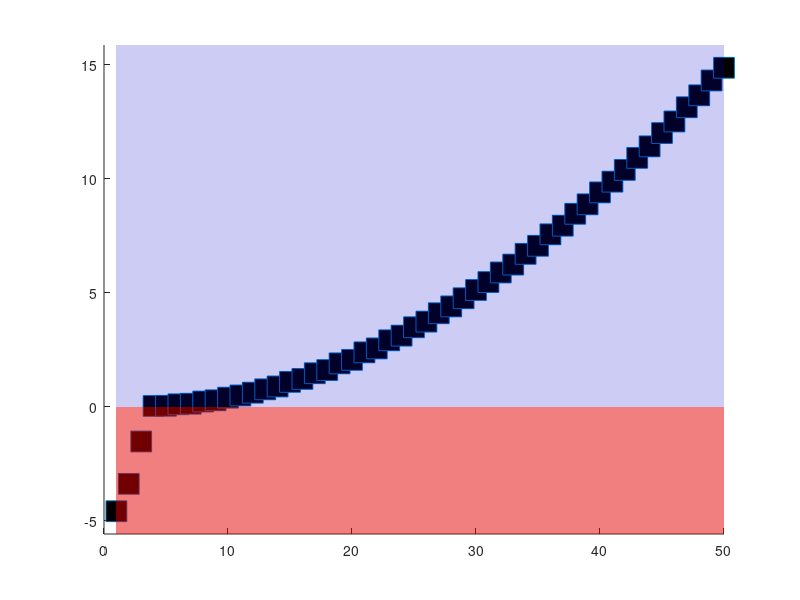

Reproduce this figure in MATLAB. (Note: this script raises an error after producing the figure.)
clear; clc; close all;

%% ===== 参数设置 =====
L = 20;              % 空间范围 [-L, L]
N = 1200;            % 网格数（越大越接近连续谱）
x = linspace(-L, L, N)';
dx = x(2) - x(1);

V0 = 5;              % 势阱深度
a = 2;               % 势阱半宽

%% ===== 构造势能 =====
V = zeros(N,1);
V(abs(x) < a) = -V0;

%% ===== 构造哈密顿量 =====
e = ones(N,1);

% 二阶导数（有限差分）
T = (-2*diag(e) + diag(e(1:end-1),1) + diag(e(1:end-1),-1)) / dx^2;

% 哈密顿量 H = -d^2/dx^2 + V
H = -T + diag(V);

%% ===== 求本征值和本征函数 =====
[psi, E] = eig(H);
E = diag(E);

% 排序
[E, idx] = sort(E);
psi = psi(:, idx);

%% ===== 图1：能谱 =====
figure;
hold on;

% ===== 能谱绘制 =====
plot(E(1:50), 's', 'MarkerSize', 15, 'MarkerFaceColor','k');

% ===== 设置纵轴范围 =====
ylim([min(E(1:50))-1, max(E(1:50))+1]);
y_limits = ylim;  % 现在就正确了

% ===== 背景颜色 =====
% E < 0 背景灰色
patch([1 50 50 1], [y_limits(1) y_limits(1) 0 0], ...
      [0.9 0 0], 'EdgeColor','none', 'FaceAlpha',0.5);

% E > 0 背景淡蓝
patch([1 50 50 1], [0 0 y_limits(2) y_limits(2)], ...
      [0 0 0.8], 'EdgeColor','none', 'FaceAlpha',0.2);

% ===== E=0 虚线 =====
yline(0, 'r--', 'LineWidth', 1.5);

% ===== 坐标设置 =====
xlabel('State index');
ylabel('Energy E');
title('Spectrum: Discrete (E<0) vs Quasi-continuum (E>0)');
grid on;

set(gca,'FontName','times new roman','Fontsize',25,'XColor','k','YColor','k','LineWidth',1.3);

% 确保 patch 在最底层
uistack(findobj(gca,'Type','patch'),'bottom');
%% ===== 找到几个典型态 =====
% 选几个 E<0（束缚态）
bound_idx = find(E < 0);

% 选几个 E>0（连续谱中的态）
cont_idx = find(E > 0);

%% ===== 图2：束缚态波函数 =====
figure;
hold on;

% ===== 波函数 =====
for i = 1:min(3, length(bound_idx))
    n = bound_idx(i);
    plot(x, psi(:,n)/max(abs(psi(:,n))) + i, 'LineWidth', 1.5);
end

% ===== 势阱边界 =====
xline(-a, '--k', 'LineWidth', 1.5);
xline(a, '--k', 'LineWidth', 1.5);

% ===== 坐标设置 =====
xlabel('x');
ylabel('Wavefunction (offset)');
title('Bound States (E < 0): Localized');
grid on;

set(gca,'FontName','times new roman','Fontsize',25,...
    'XColor','k','YColor','k','LineWidth',1.3);
%% ===== 图3：连续谱态波函数 =====
figure;
hold on;
for i = 1:3
    n = cont_idx(i*10);  % 隔开选几个
    E(n)
    plot(x, psi(:,n)/max(abs(psi(:,n)))/2 + i, 'LineWidth', 1.5);
end
xlabel('x');
ylabel('Wavefunction (offset)');
title('Scattering States (E > 0): Extended');
grid on;
% ===== 势阱边界 =====
xline(-a, '--k', 'LineWidth', 1.5);
xline(a, '--k', 'LineWidth', 1.5);

set(gca,'FontName','times new roman','Fontsize',25,...
    'XColor','k','YColor','k','LineWidth',1.3);

%% 态密度
figure;
hold on;

% bound states
histogram(E(E<0), 20, 'FaceColor','r', 'EdgeColor','none');

% continuum
histogram(E(E>0), 100, 'FaceColor','k', 'EdgeColor','none');

xline(0,'--r','LineWidth',1.5);

legend('Bound states','Continuum');

xlabel('Energy E');
ylabel('DOS');
xlim([-5,10])

%%
figure;
hold on;

% 只画前50个态
num_states = 50;

% ===== 背景颜色 =====
E_min = min(E(1:num_states)) - 1;
E_max = max(E(1:num_states)) + 1;

% E < 0 背景灰色
patch([0 num_states num_states 0], [E_min E_min 0 0], [0.9 0.9 0.9], ...
      'EdgeColor','none', 'FaceAlpha',0.3);

% E > 0 背景淡蓝
patch([0 num_states num_states 0], [0 0 E_max E_max], [0.8 0.9 1], ...
      'EdgeColor','none', 'FaceAlpha',0.2);

% ===== 横线绘制 =====
for i = 1:num_states
    y = E(i);
    plot([0 1], [y y], 'r', 'LineWidth', 3);  % 每个态一条横线
end

% ===== E=0 虚线 =====
yline(0, 'r--', 'LineWidth', 2);

% ===== 坐标设置 =====
ylabel('Energy E');
%xlabel('State index (arbitrary)');
%title('Spectrum: Discrete (E<0) vs Quasi-continuum (E>0)');
grid on;

xlim([0 1]);  % 横坐标不重要
ylim([E_min E_max]);

set(gca,'FontName','times new roman','Fontsize',25,'XColor','k','YColor','k','LineWidth',1.3);

% 背景在最底层
uistack(findobj(gca,'Type','patch'),'bottom');
